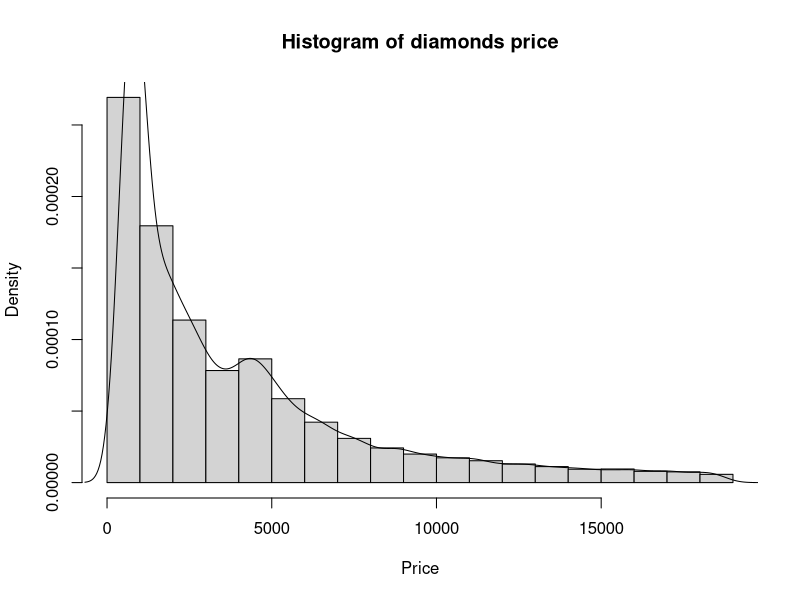
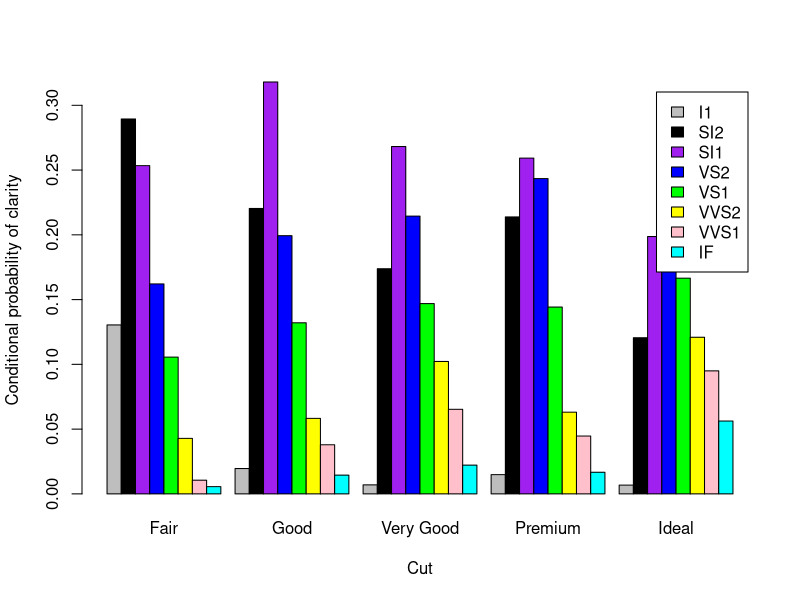
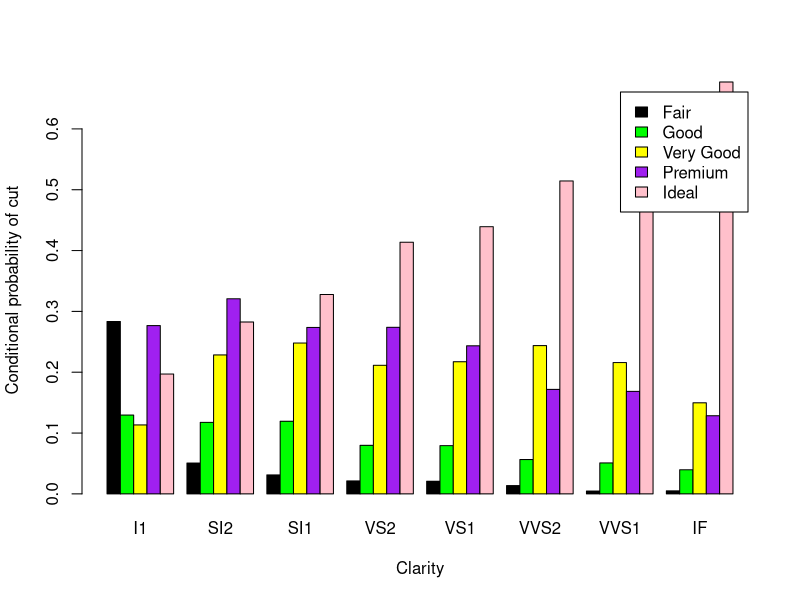
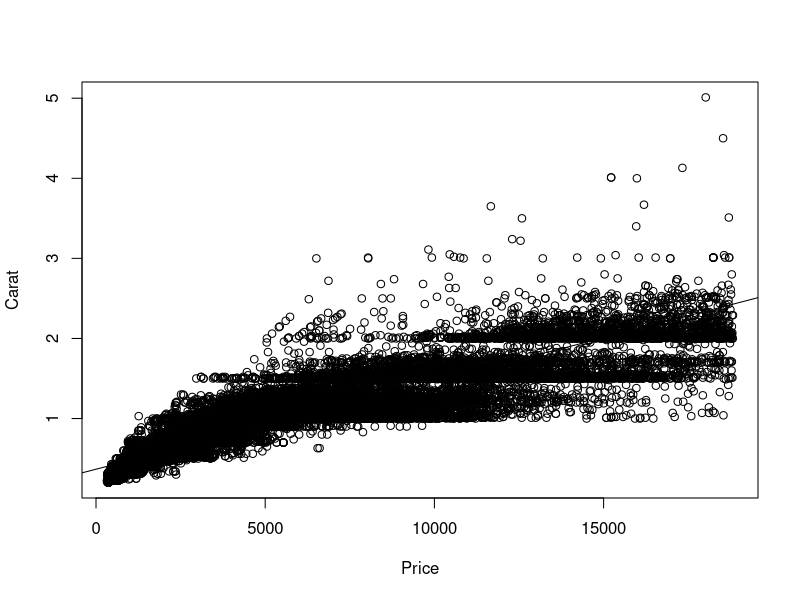
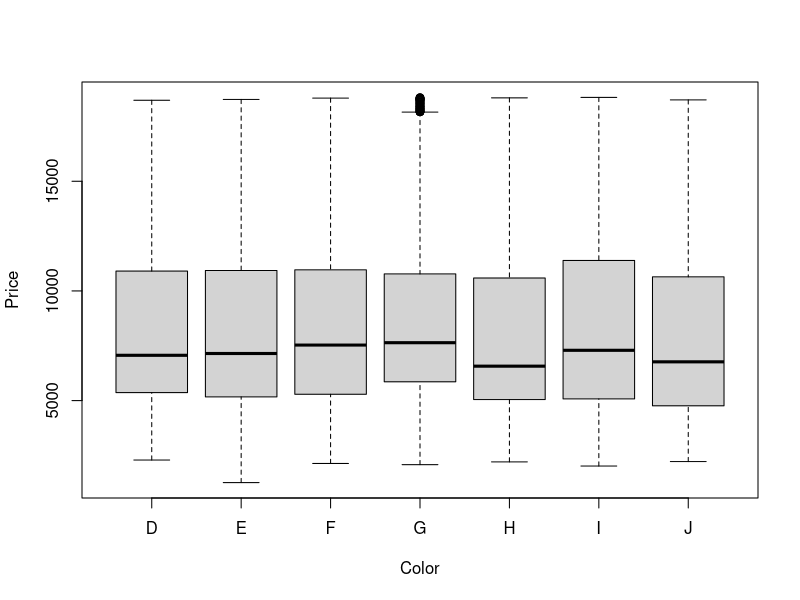
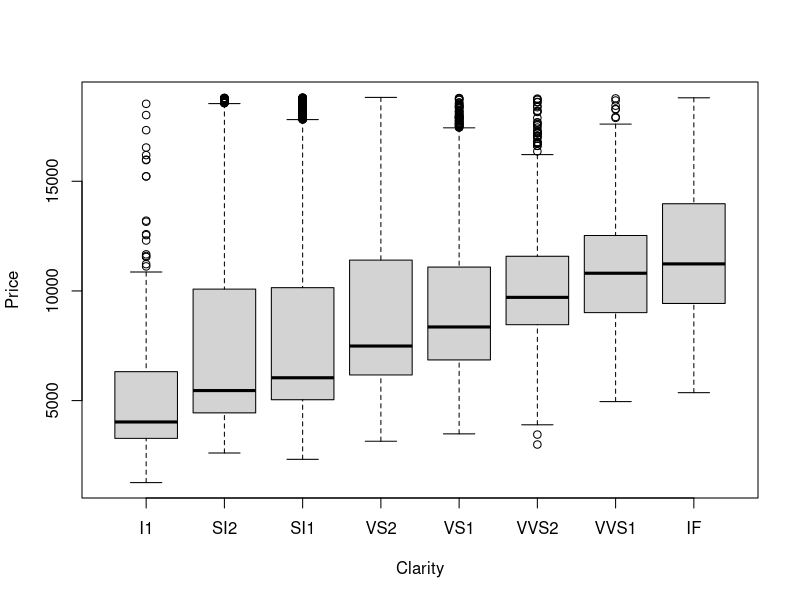
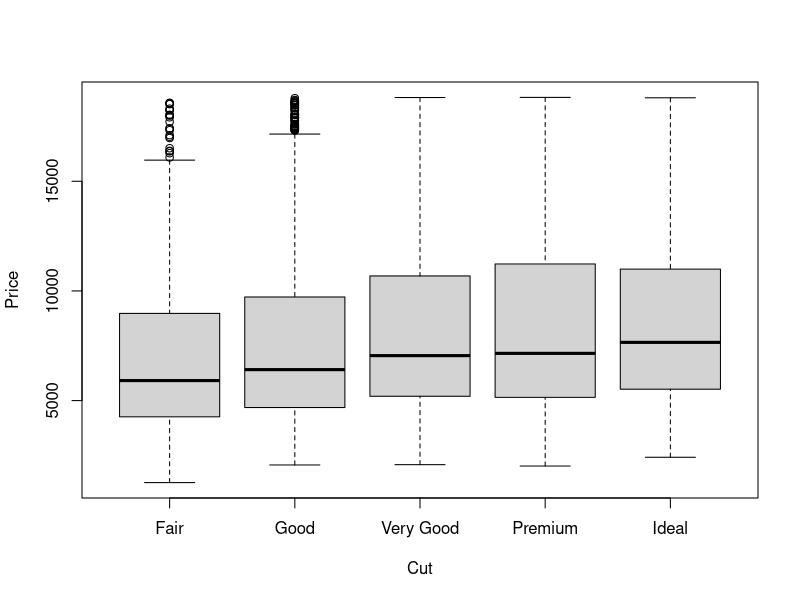

These charts were generated, in order, by the following R code:
## ---- chunk 1
knitr::opts_chunk$set(echo = TRUE)
## ---- chunk 2
library("ggplot2")
library("tidyverse")
colnames(diamonds)
## ---- chunk 3
above15000 <- nrow(diamonds[diamonds$price > 15000,])
above15000
## ---- chunk 4
nrow(diamonds[diamonds$carat < 2 & diamonds$price > 15000,])/above15000
## ---- chunk 5
m <- mean(diamonds$price)
s <- sd(diamonds$price)
nrow(diamonds[diamonds$price < m + s & diamonds$price > m - s,])
## ---- chunk 6
ideal <- diamonds[diamonds$cut == "Ideal",]
quantile(ideal$carat)
median(ideal$carat)
mean(ideal$carat)
## ---- chunk 7
quantile(diamonds$price, prob = 0.8)
## ---- chunk 8
diamonds[order(diamonds$x, diamonds$y, diamonds$z, decreasing = T),][1:5,]
## ---- chunk 9
hist(diamonds$price, probability = T, main = "Histogram of diamonds price", xlab = "Price")
lines(density(diamonds$price))
## ---- chunk 10
barplot(prop.table(table(diamonds$clarity, diamonds$cut), 2), legend = T, 
        beside = T, col = c("grey", "black", "purple", "blue", "green", 
        "yellow", "pink", "cyan"), xlab = "Cut",
        ylab = "Conditional probability of clarity") 
## ---- chunk 11
barplot(prop.table(table(diamonds$cut, diamonds$clarity), 2), legend = T, 
        beside = T, col = c( "black", "green", "yellow", "purple", "pink"),
        xlab = "Clarity", ylab = "Conditional probability of cut") 
## ---- chunk 12
plot(diamonds$price, diamonds$carat, xlab = "Price", ylab = "Carat")
l = lm(carat ~ price, data = diamonds)
abline(l)
## ---- chunk 13
caratsMoreThan1 <- diamonds[diamonds$carat > 1,]

plot(caratsMoreThan1$color, caratsMoreThan1$price, xlab = "Color", ylab = "Price")
plot(caratsMoreThan1$clarity, caratsMoreThan1$price, xlab = "Clarity", ylab = "Price")
plot(caratsMoreThan1$cut, caratsMoreThan1$price, xlab = "Cut", ylab = "Price")
## ---- chunk 14
add1 <- function (x, i) {
    x <- x + 1
}
## ---- chunk 15
attempts = 10000

draw <- function(whiteNum = 2, blackBalls = 2, ballNum = 4, N = 20, fn = add1, result = 0) {
    for (i in 1:N) {
        ball <- sample(c("white", "black"), 1, 
                    prob = c(whiteNum/ballNum, blackBalls/ballNum))
        if(ball == "white") {
            whiteNum <- whiteNum + 2
            ballNum  <- ballNum + 2
            result <- fn(result, i)
        } else {
            blackBalls <- blackBalls + 1
            ballNum  <- ballNum + 1
        }
    }

    result
}
## ---- chunk 16
whiteBalls <- 1:attempts %>%
    map(~draw()) %>%
    unlist()
## ---- chunk 17
eProb <- function(n, whiteBalls, attempts) {
    sum(whiteBalls == n)/attempts
}
## ---- chunk 18
eProb(15, whiteBalls, attempts)
## ---- chunk 19
sum(whiteBalls < 10)/attempts
## ---- chunk 20
xDistribution <- 0:20 %>%
    map(~eProb(.x, whiteBalls, attempts)) %>%
    unlist()

median(xDistribution)
quantile(xDistribution)
## ---- chunk 21
which.max(xDistribution) - 1
max(xDistribution)
## ---- chunk 22
fifthBall <- function (x, i) {
    i == 3   
}
## ---- chunk 23
fifthIsWhite <- 1:attempts %>%
    map(~draw(2, 4, 6, 3, fifthBall, FALSE)) %>%
    unlist()
## ---- chunk 24
sum(fifthIsWhite)/attempts
## ---- chunk 25
tProb <- 1
whiteNum <- 2
ballNum <- 4
for (i in 1:20) {
    tProb <- tProb * whiteNum/ballNum
    
    whiteNum <- whiteNum + 2
    ballNum <- ballNum + 2
}

tProb
eProb(20, whiteBalls, attempts)
